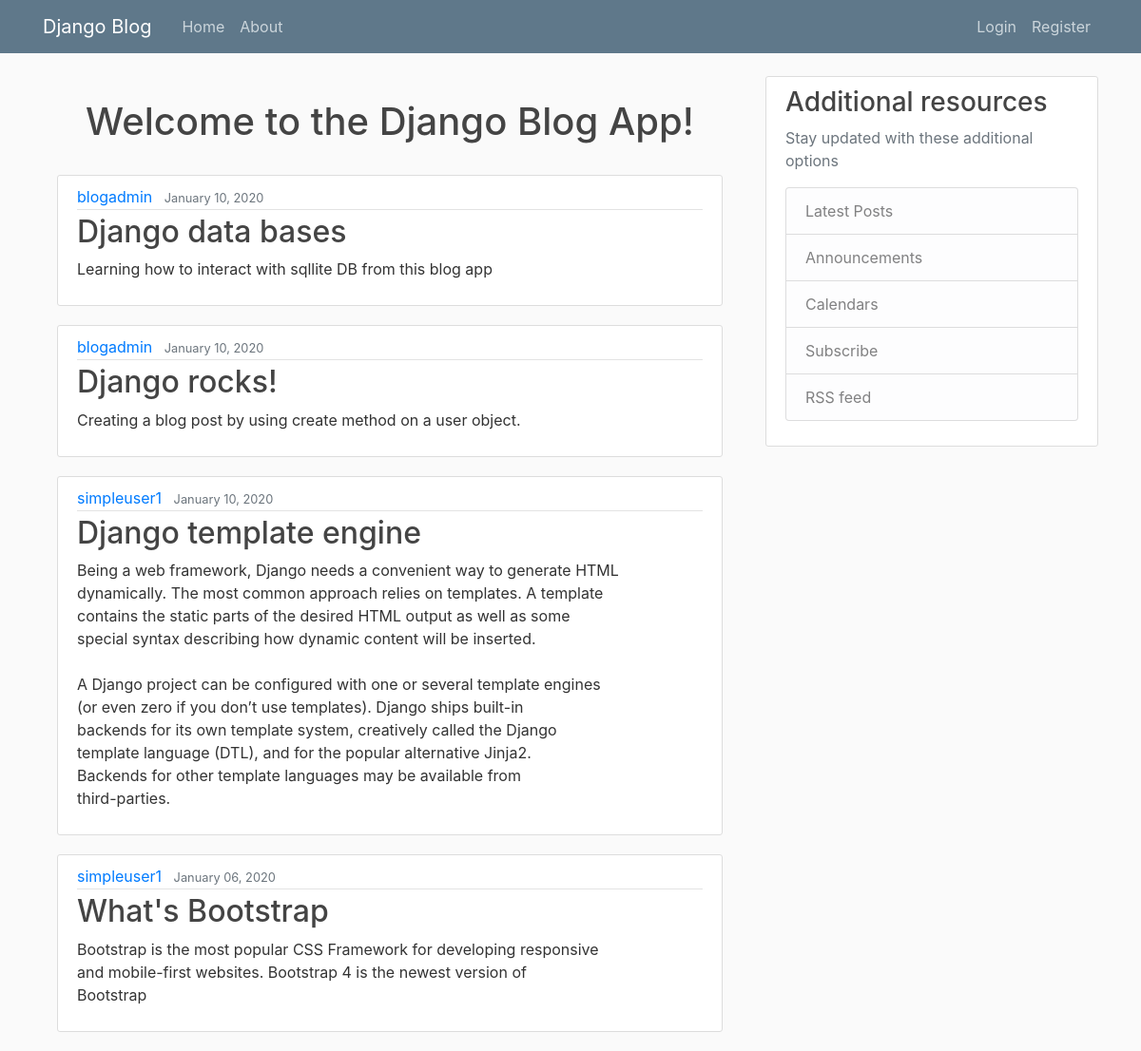
The page / on the database its author committed.
### blog/models.py (models this page shows, shortened)
class Posts(models.Model):
    title = models.CharField(max_length=100)
    text  = models.TextField()
    user_date_crated = models.DateTimeField(default=timezone.now)
    date_updated = models.DateTimeField(auto_now=True)
    sys_date_created = models.DateTimeField(auto_now_add=True)
    author = models.ForeignKey(User, on_delete=models.CASCADE)

### blog/views.py (the view)
# urls.py: path('', views.home, name='blog-home'),
def home(request):
    db_context = {
        "posts": Posts.objects.all()
    }
    return render(request, 'blog/home.html', db_context)

### blog/templates/blog/home.html
{% extends 'blog/base.html' %}
{% block content %}
    <div class="article-content">
    <h1><center>Welcome to the Django Blog App!</center></h1>
    </div>
    {% for post in posts %}
        <div class="container">
            <article class="media content-section">
              <div class="media-body">
                <div class="article-metadata">
                  <a class="mr-2" href="#">{{ post.author }}</a>
                  <small class="text-muted">{{ post.user_date_crated |date:"F d, Y" }}</small>
                </div>
                <h2><a class="article-title" href="#">{{ post.title }}</a></h2>
                <p class="article-content">{{ post.text }}</p>
              </div>
            </article>
        </div>
    {% endfor %}
{% endblock content %}

### blog/templates/blog/base.html (shortened to what this page needs)
{% load static %}
{% load crispy_forms_tags %}
<!DOCTYPE html>
<html lang="en">
<head>
    <link rel="stylesheet" href="https://maxcdn.bootstrapcdn.com/bootstrap/4.0.0/css/bootstrap.min.css">
    <link rel="stylesheet" type="text/css" href="{% static 'blog/main.css' %}">
</head>
<body>
<header class="site-header">
  <nav class="navbar navbar-expand-md navbar-dark bg-steel fixed-top">
    <div class="container">
      <a class="navbar-brand mr-4" href="{% url 'blog-home' %}">Django Blog</a>
      <div class="collapse navbar-collapse" id="navbarToggle">
        <div class="navbar-nav mr-auto">
          <a class="nav-item nav-link" href="{% url 'blog-home' %}">Home</a>
          <a class="nav-item nav-link" href="{% url 'blog-about' %}">About</a>
        </div>
        <div class="navbar-nav">
            {% if user.is_authenticated %}
              <a class="nav-item nav-link" href="{% url 'profile' %}">{{ user.username }}</a>
              <a class="nav-item nav-link" href="{% url 'logout' %}">Logout</a>
            {% else %}
              <a class="nav-item nav-link" href="{% url 'login' %}">Login</a>
              <a class="nav-item nav-link" href="{% url 'registration' %}">Register</a>
            {% endif %}
        </div>
      </div>
    </div>
  </nav>
</header>
<main role="main" class="container">
  <div class="row">
    <div class="col-md-8">
      {% block content %}{% endblock %}
    </div>
    <div class="col-md-4">
      <div class="content-section">
        <h3>Additional resources</h3>
        <p class='text-muted'>Stay updated with these additional options
          <ul class="list-group">
            <li class="list-group-item list-group-item-light">Latest Posts</li>
            <li class="list-group-item list-group-item-light">Announcements</li>
            <li class="list-group-item list-group-item-light">Calendars</li>
            <li class="list-group-item list-group-item-light">Subscribe</li>
            <li class="list-group-item list-group-item-light">RSS feed</li>
          </ul>
        </p>
      </div>
    </div>
  </div>
</main>
</body>
</html>

### blog/static/blog/main.css (style rules this page uses)
body { background: #fafafa; color: #333333; margin-top: 5rem; }
h1, h2, h3, h4, h5, h6 { color: #444444; }
ul { margin: 0; }
.bg-steel { background-color: #5f788a; }
.site-header .navbar-nav .nav-link { color: #cbd5db; }
.content-section { background: #ffffff; padding: 10px 20px; border: 1px solid #dddddd; border-radius: 3px; margin-bottom: 20px; }
.article-title { color: #444444; }
.article-content { white-space: pre-line; }
.article-metadata { padding-bottom: 1px; margin-bottom: 4px; border-bottom: 1px solid #e3e3e3 }

### rows shown on the page
Posts: author "blogadmin", user_date_crated "January 10, 2020", title "Django data bases", text "Learning how to interact with sqllite DB from this blog app"
Posts: author "blogadmin", user_date_crated "January 10, 2020", title "Django rocks!", text "Creating a blog post by using create method on a user object."
Posts: author "simpleuser1", user_date_crated "January 10, 2020", title "Django template engine", text "Being a web framework, Django needs a convenient way to generate HTML dynamically. The most common approach relies on templates. A template contains the static parts of the desired HTML output as well as some special syntax describing how dynamic content will be inserted. A Django project can be configured with one or several template engines (or even zero if you don’t use templates). Django ships built-in backends for its own template system, creatively called the Django template language (DTL), and for the popular alternative Jinja2. Backends for other template languages may be available from third-parties."
Posts: author "simpleuser1", user_date_crated "January 06, 2020", title "What's Bootstrap", text "Bootstrap is the most popular CSS Framework for developing responsive and mobile-first websites. Bootstrap 4 is the newest version of Bootstrap"
